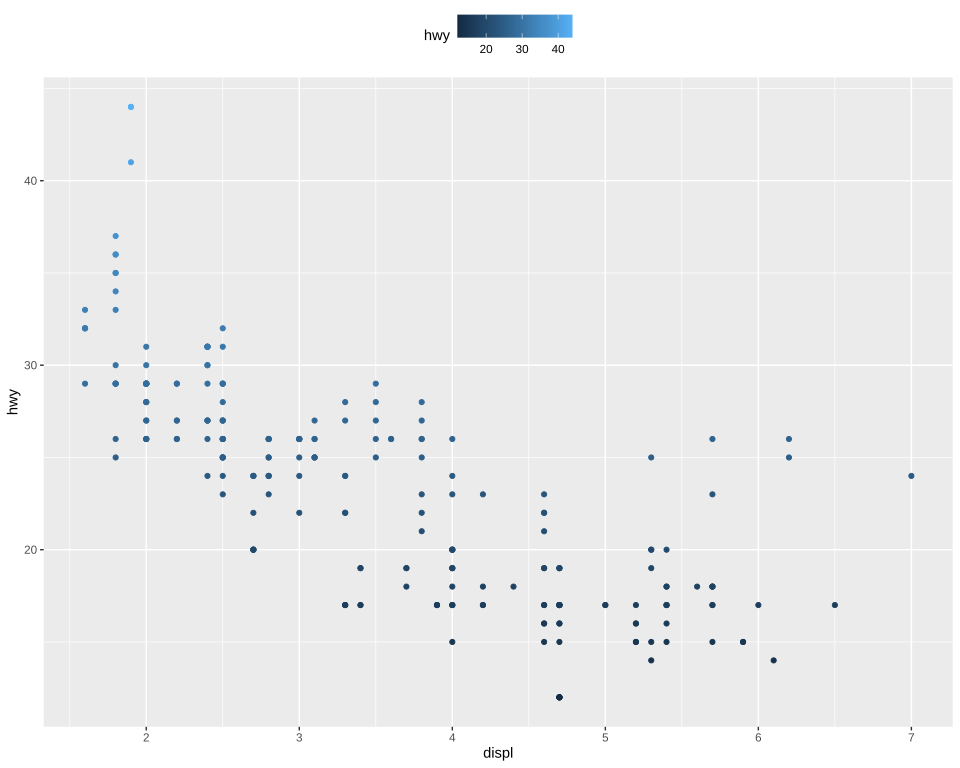

Here is the R script that generated this plot:
# The plot test/golden/colorbar_top.svg draws, drawn by ggplot2 itself, as ggplot2's own visual
# tests draw their snapshots: the independent check on that golden whenever it changes. The suite
# never runs this; it needs R, ggplot2 and vdiffr, saved as the Docker image
# giggly-r:ggplot2-4.0.3, and for the gradient svglite and the Liberation fonts, saved as
# giggly-r:ggplot2-4.0.3-svglite. From the repository's root:
#
#   docker run --rm -v "$PWD/test/golden":/golden:ro giggly-r:ggplot2-4.0.3-svglite \
#     Rscript /golden/colorbar_top.R > colorbar_top.ggplot2.svg
#   docker run --rm -e SVGLITE=1 -v "$PWD/test/golden":/golden:ro \
#     giggly-r:ggplot2-4.0.3-svglite Rscript /golden/colorbar_top.R > colorbar_top.svglite.svg
#
# and compare the first drawing element by element and the gradient's stops against the second,
# as test/golden/point_colourbar.R describes.
#
# mpg's highway mileage against engine size coloured by itself, the colour bar above the panel,
# running across, five keys long and one tall, its ticks across its bottom and then its top, its
# labels below it, centred on their ticks, and its title left of it, centred down the bar and its
# labels.
#
# First checked with ggplot2 4.0.3, vdiffr 1.0.9 and svglite 2.2.2: every element and clip path
# matches vdiffr's but the bar's fill, every stop matches svglite's, the gradient runs across the
# bar's middle from its left edge to its right in each drawing, and the one departure is test/golden/point.R's, the x axis drawn before the y.

library(ggplot2)

plot <- ggplot(mpg, aes(displ, hwy, colour = hwy)) +
  geom_point() +
  guides(colour = guide_colourbar(display = "gradient")) +
  theme_gray() +
  theme(legend.position = "top")

file <- tempfile(fileext = ".svg")
if (nzchar(Sys.getenv("SVGLITE"))) {
  svglite::svglite(file, width = 10, height = 8, system_fonts = list(sans = "Liberation Sans"))
  print(plot)
  invisible(dev.off())
} else {
  vdiffr::write_svg(plot, file)
}
cat(readLines(file), sep = "\n")
